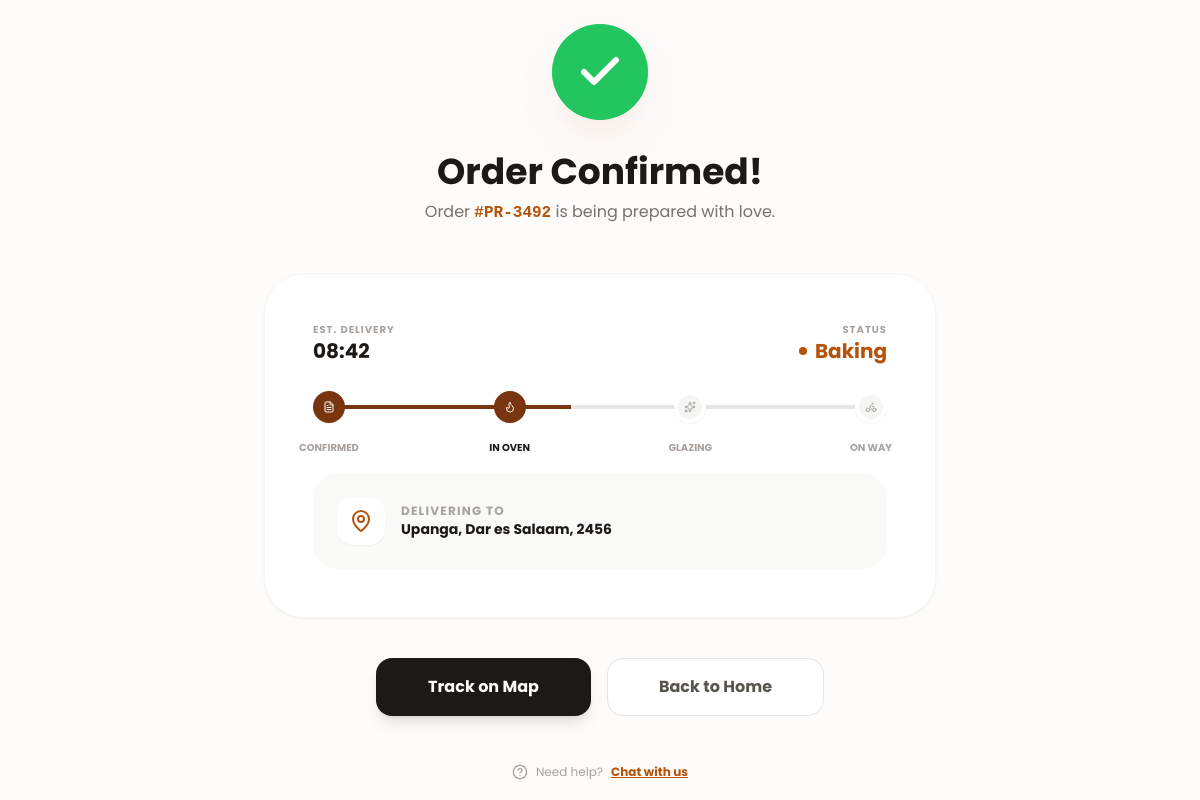
Screenshot of /order_success/2/ with the database file from the repository.
### orders/models.py (models this page shows, shortened)
class Order(models.Model):
    client = models.ForeignKey('users.ClientProfile', on_delete=models.CASCADE, related_name='orders')
    created_at = models.DateTimeField(auto_now_add=True)
    status = models.CharField(max_length=20, default='pending') #could be pending, completed, cancelled
    full_name = models.CharField(max_length=50)
    phone = models.CharField(max_length=20)
    street_address = models.CharField(max_length=255)
    city = models.CharField(max_length=100)
    postal_code = models.CharField(max_length=20)
    total_price = models.PositiveIntegerField("Total Price", default=0)
    order_number = models.CharField(
        max_length=10,
        unique=True,
        blank=True
    )
    STATUS_CHOICES = [
        ('pending', 'Pending'),
        ('processing', 'Processing'),
        ('completed', 'Completed'),
        ('cancelled', 'Cancelled'),
    ]

### transaction/views.py (the view)
# urls.py: path('order_success/<int:order_id>/', views.get_success_page, name='order_success'),
def get_success_page(request, order_id):
    order = Order.objects.get(pk=order_id)
    delivery_time = timezone.now() + timedelta(hours=1)
    estimated_time = delivery_time.strftime("%H:%M")
    return render(request, "order_success.html", {"order": order, "delivery_time": estimated_time})

### transaction/templates/order_success.html (shortened to what this page needs)
<!DOCTYPE html>
<html lang="en">
<head>
    <script src="https://cdn.tailwindcss.com"></script>
</head>
<body class="text-stone-800 antialiased overflow-x-hidden">
    <main class="min-h-screen flex flex-col items-center justify-center p-6 relative">
        <div id="success-container" class="relative mb-8">
            <div class="w-24 h-24 bg-green-500 rounded-full flex items-center justify-center text-white success-glow z-20 relative">
                <i data-lucide="check" class="w-12 h-12 stroke-[3]"></i>
            </div>
        </div>
        <div class="text-center max-w-md mb-12">
            <h1 class="text-4xl font-bold text-stone-900 mb-2">Order Confirmed!</h1>
            <p class="text-stone-500">Order <span class="font-mono font-bold text-amber-700">#{{ order.order_number }}</span> is being prepared with love.</p>
        </div>
        <div class="w-full max-w-2xl bg-white rounded-[40px] p-8 md:p-12 border border-stone-100 shadow-sm mb-10">
            <div class="flex justify-between items-center mb-10">
                <div class="text-left">
                    <p class="text-[10px] font-bold text-stone-400 uppercase tracking-widest">Est. Delivery</p>
                    <p class="text-xl font-bold text-stone-900">{{ delivery_time }}</p>
                </div>
                <div class="text-right">
                    <p class="text-[10px] font-bold text-stone-400 uppercase tracking-widest">Status</p>
                    <p class="text-xl font-bold text-amber-700 flex items-center gap-2 justify-end">
                        <span class="w-2 h-2 bg-amber-700 rounded-full animate-pulse"></span> Baking
                    </p>
                </div>
            </div>
            <div class="relative mb-16">
                <div class="progress-line">
                    <div id="main-progress" class="progress-active" style="width: 45%;"></div>
                </div>
                <div class="absolute top-1/2 -translate-y-1/2 w-full flex justify-between px-0">
                    <div class="flex flex-col items-center">
                        <div class="step-node active w-8 h-8 rounded-full border-4 border-white shadow-sm flex items-center justify-center text-[10px] z-10 transition-colors">
                            <i data-lucide="file-text" class="w-3 h-3"></i>
                        </div>
                        <span class="absolute -bottom-8 text-[10px] font-bold text-stone-400 uppercase whitespace-nowrap">Confirmed</span>
                    </div>
                    <div class="flex flex-col items-center">
                        <div class="step-node active w-8 h-8 rounded-full border-4 border-white shadow-sm flex items-center justify-center text-[10px] z-10 transition-colors">
                            <i data-lucide="flame" class="w-3 h-3"></i>
                        </div>
                        <span class="absolute -bottom-8 text-[10px] font-bold text-stone-900 uppercase whitespace-nowrap">In Oven</span>
                    </div>
                    <div class="flex flex-col items-center">
                        <div class="step-node w-8 h-8 rounded-full bg-stone-100 border-4 border-white shadow-sm flex items-center justify-center text-[10px] text-stone-400 z-10 transition-colors">
                            <i data-lucide="sparkles" class="w-3 h-3"></i>
                        </div>
                        <span class="absolute -bottom-8 text-[10px] font-bold text-stone-400 uppercase whitespace-nowrap">Glazing</span>
                    </div>
                    <div class="flex flex-col items-center">
                        <div class="step-node w-8 h-8 rounded-full bg-stone-100 border-4 border-white shadow-sm flex items-center justify-center text-[10px] text-stone-400 z-10 transition-colors">
                            <i data-lucide="bike" class="w-3 h-3"></i>
                        </div>
                        <span class="absolute -bottom-8 text-[10px] font-bold text-stone-400 uppercase whitespace-nowrap">On Way</span>
                    </div>
                </div>
            </div>
            <div class="bg-stone-50 rounded-3xl p-6 flex items-center gap-4">
                <div class="w-12 h-12 bg-white rounded-2xl flex items-center justify-center shadow-sm">
                    <i data-lucide="map-pin" class="w-6 h-6 text-amber-700"></i>
                </div>
                <div class="flex-grow">
                    <p class="text-xs text-stone-400 font-bold uppercase tracking-widest">Delivering to</p>
                    <p class="text-sm font-bold text-stone-900">{{ order.street_address }}, {{ order.city}}, {{order.postal_code}}</p>
                </div>
            </div>
        </div>
        <div class="flex flex-col md:flex-row gap-4 w-full max-w-md">
            <button class="flex-1 bg-stone-900 text-white py-4 rounded-2xl font-bold hover:bg-stone-800 transition shadow-lg">Track on Map</button>
            <button onclick="go_home()" class="flex-1 bg-white border border-stone-200 text-stone-600 py-4 rounded-2xl font-bold hover:bg-stone-50 transition">Back to Home</button>
        </div>
        <p class="mt-12 text-stone-400 text-xs flex items-center gap-2">
            <i data-lucide="help-circle" class="w-4 h-4"></i> Need help? <a href="#" class="text-amber-700 font-bold underline">Chat with us</a>
        </p>
    </main>
</body>
</html>

### transaction/templates/order_success.html (style rules this page uses)
body { font-family: 'Poppins', sans-serif; background-color: #fdfcfb; }
.success-glow { box-shadow: 0 20px 50px -12px rgba(180, 83, 9, 0.15); }
.progress-line { height: 4px; background: #e7e5e4; border-radius: 2px; position: relative; overflow: hidden; }
.progress-active { height: 100%; background: #78350f; width: 0%; transition: width 1s ease; }
.step-node.active { border-color: #78350f; background: #78350f; color: white; }

### rows the page displays
Order: order_number "PR-3492", street_address "Upanga", city "Dar es Salaam", postal_code "2456"

### other values shown
{{ delivery_time }} "08:42"
